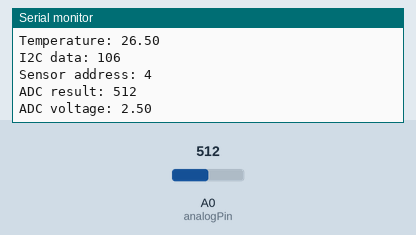
Simulated run of this sketch. Board: Arduino Uno, built with avr-gcc and run on an emulated ATmega328P. Parts: the last lines printed to the serial monitor. The test bench sets the inputs (shaded band); at power-on: A0 (analogPin) = 512.

Above: at 1.2 s.
1.3 s: A0 (analogPin) set to 802
At 2.0 s:
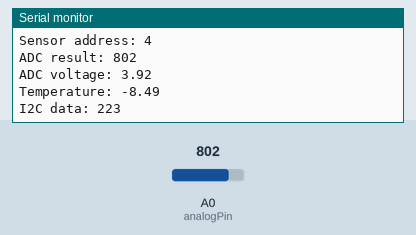
2.8 s: A0 (analogPin) set to 825
At 3.9 s:
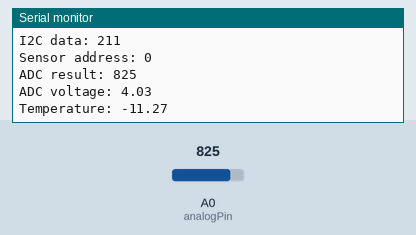
5.8 s: A0 (analogPin) set to 716
At 6.8 s:
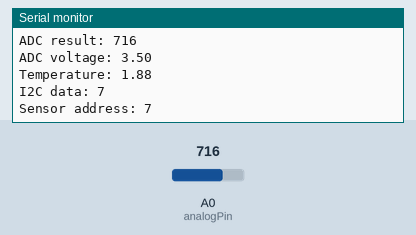
8.8 s: A0 (analogPin) set to 696
At 9.7 s:
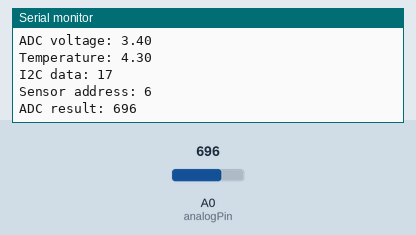
Timing chart, 0 to 11.8 s (numbered marks = the images above; inputs shaded):
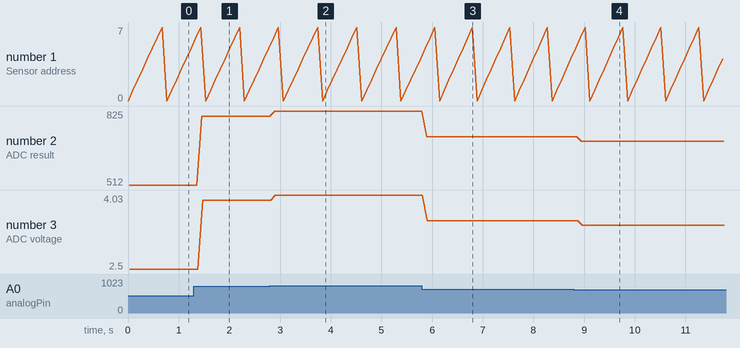

The sketch:

BPS2017_TemperatureSlave.ino
```cpp
// BPS 2017 Thermistor Measurement Board
// This sketch uses a parallel addreses to communicate with a multiplexer which selects a thermistor input.
// This variable resistance of the thermistor is converted to a voltage using a voltage divider with a 10k resistor.
// The voltage of the divider is measured using the ADC. The digital code is first converted to celcius as a float variable.
// The value in celcius is then multiplied by 4 and cast into a single byte for simple transmisssion accross the I2C interface.
// Last modified: January 31, 2017

#include <Wire.h>

// Digital Pinout
const uint8_t MUX_EN = 4;
const uint8_t MUX_S0 = 5;
const uint8_t MUX_S1 = 6;
const uint8_t MUX_S2 = 7;
const uint8_t MUX_S3 = 8;

// Analog Pinout
const uint8_t analogPin = 0;

// Global Variables
const uint8_t Nsensors = 8; // number of thermistors
uint8_t tx_buffer[Nsensors] = {0};  // send one byte per thermistor

void setup() {
  Serial.begin(9600);           // start serial for output
  initTemperatureSensor();
  Wire.begin(8);                // join i2c bus with address #8
  Wire.onRequest(requestEvent); // register event
}

void loop() {
  for(uint8_t sensorAddress = 0; sensorAddress<Nsensors; sensorAddress++){
    writeAddress(sensorAddress);
    delay(1);   // multiplexer switching delay
    int ADCval = analogRead(analogPin);
    float ADCvoltage = ADCval/1023.0*5.0;
    float temperature = toCelcius(ADCvoltage);
    tx_buffer[sensorAddress] = (uint8_t)(temperature*4);
    Serial.print("Sensor address: ");Serial.println(sensorAddress);
    Serial.print("ADC result: ");Serial.println(ADCval);
    Serial.print("ADC voltage: ");Serial.println(ADCvoltage);
    Serial.print("Temperature: ");Serial.println(temperature);
    Serial.print("I2C data: ");Serial.println(tx_buffer[sensorAddress]);
    Serial.println();
  }
}

// function that executes whenever data is requested by master
// this function is registered as an event, see setup()
void requestEvent() {
  Wire.write(tx_buffer,Nsensors);
}

void initTemperatureSensor(void) {
  pinMode(MUX_EN, OUTPUT);
  pinMode(MUX_S0, OUTPUT);
  pinMode(MUX_S1, OUTPUT);
  pinMode(MUX_S2, OUTPUT);
  pinMode(MUX_S3, OUTPUT);
  digitalWrite(MUX_EN, HIGH);
  digitalWrite(MUX_S0, LOW);
  digitalWrite(MUX_S1, LOW);
  digitalWrite(MUX_S2, LOW);
  digitalWrite(MUX_S3, LOW);
}

void writeAddress(uint8_t currentAddress) {
  digitalWrite(MUX_S0, bitRead(currentAddress,0));
  digitalWrite(MUX_S1, bitRead(currentAddress,1));
  digitalWrite(MUX_S2, bitRead(currentAddress,2));
  digitalWrite(MUX_S3, bitRead(currentAddress,3));
}

float toCelcius(float adcVoltage) {
  return (adcVoltage - 3.5758)/(-0.0405); // from matlab curve fitting
}
```

Measured:
- the behaviour switches between 814 and 815 on A0 (analogPin) (found by bisection; images 1 and 2)
- the behaviour switches between 711 and 710 on A0 (analogPin) (found by bisection; images 3 and 4)
- after the input at 1.3 s, the serial monitor: prints a new line after 0.16 s (image 1)
- after the input at 2.8 s, the serial monitor: prints a new line after 0.09 s (image 2)
- after the input at 5.8 s, the serial monitor: prints a new line after 0.09 s (image 3)
- after the input at 8.8 s, the serial monitor: prints a new line after 0.14 s (image 4)
- plotted number 2: 512 → 802 after the input at 1.3 s, 802 → 825 after the input at 2.8 s, 825 → 716 after the input at 5.8 s, 716 → 696 after the input at 8.8 s
- plotted number 3: 2.5 → 3.92 after the input at 1.3 s, 3.92 → 4.03 after the input at 2.8 s, 4.03 → 3.5 after the input at 5.8 s, 3.5 → 3.4 after the input at 8.8 s
